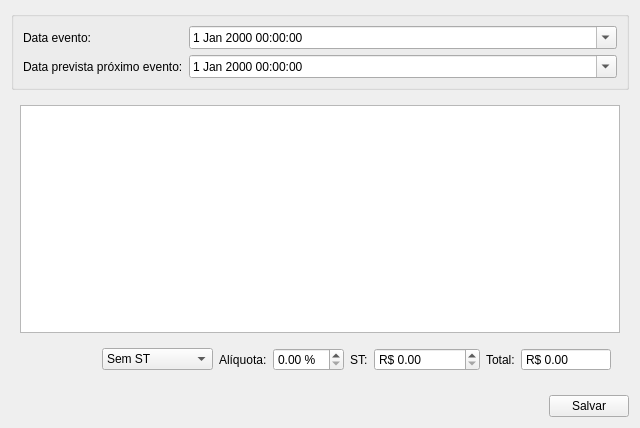
<?xml version="1.0" encoding="UTF-8"?>
<ui version="4.0">
 <class>InputDialogProduto</class>
 <widget class="QWidget" name="InputDialogProduto">
  <property name="geometry">
   <rect>
    <x>0</x>
    <y>0</y>
    <width>636</width>
    <height>428</height>
   </rect>
  </property>
  <property name="windowTitle">
   <string>Informações</string>
  </property>
  <layout class="QGridLayout" name="gridLayout">
   <item row="0" column="0">
    <widget class="QGroupBox" name="frameData">
     <layout class="QGridLayout" name="gridLayout_4">
      <item row="1" column="0">
       <widget class="QLabel" name="labelProximoEvento">
        <property name="text">
         <string>Data prevista próximo evento:</string>
        </property>
       </widget>
      </item>
      <item row="0" column="0">
       <widget class="QLabel" name="labelEvento">
        <property name="text">
         <string>Data evento:</string>
        </property>
       </widget>
      </item>
      <item row="0" column="1">
       <widget class="QDateTimeEdit" name="dateEditEvento">
        <property name="sizePolicy">
         <sizepolicy hsizetype="Expanding" vsizetype="Fixed">
          <horstretch>0</horstretch>
          <verstretch>0</verstretch>
         </sizepolicy>
        </property>
        <property name="calendarPopup">
         <bool>true</bool>
        </property>
       </widget>
      </item>
      <item row="1" column="1">
       <widget class="QDateTimeEdit" name="dateEditProximo">
        <property name="sizePolicy">
         <sizepolicy hsizetype="Expanding" vsizetype="Fixed">
          <horstretch>0</horstretch>
          <verstretch>0</verstretch>
         </sizepolicy>
        </property>
        <property name="calendarPopup">
         <bool>true</bool>
        </property>
       </widget>
      </item>
     </layout>
    </widget>
   </item>
   <item row="1" column="0">
    <widget class="QFrame" name="frameDataPreco">
     <layout class="QGridLayout" name="gridLayout_5">
      <item row="2" column="1">
       <widget class="QFrame" name="frameTotal">
        <layout class="QHBoxLayout" name="horizontalLayout_3">
         <item>
          <spacer name="horizontalSpacer_6">
           <property name="orientation">
            <enum>Qt::Horizontal</enum>
           </property>
           <property name="sizeHint" stdset="0">
            <size>
             <width>40</width>
             <height>20</height>
            </size>
           </property>
          </spacer>
         </item>
         <item>
          <widget class="QComboBox" name="comboBoxST">
           <item>
            <property name="text">
             <string>Sem ST</string>
            </property>
           </item>
           <item>
            <property name="text">
             <string>ST Fornecedor</string>
            </property>
           </item>
           <item>
            <property name="text">
             <string>ST Loja</string>
            </property>
           </item>
          </widget>
         </item>
         <item>
          <widget class="QLabel" name="labelAliquota">
           <property name="text">
            <string>Alíquota:</string>
           </property>
          </widget>
         </item>
         <item>
          <widget class="QDoubleSpinBox" name="doubleSpinBoxAliquota">
           <property name="suffix">
            <string> %</string>
           </property>
          </widget>
         </item>
         <item>
          <widget class="QLabel" name="labelST">
           <property name="text">
            <string>ST:</string>
           </property>
          </widget>
         </item>
         <item>
          <widget class="QDoubleSpinBox" name="doubleSpinBoxST">
           <property name="sizePolicy">
            <sizepolicy hsizetype="Minimum" vsizetype="Fixed">
             <horstretch>0</horstretch>
             <verstretch>0</verstretch>
            </sizepolicy>
           </property>
           <property name="readOnly">
            <bool>false</bool>
           </property>
           <property name="showGroupSeparator" stdset="0">
            <bool>true</bool>
           </property>
           <property name="prefix">
            <string>R$ </string>
           </property>
           <property name="maximum">
            <double>999999.989999999990687</double>
           </property>
          </widget>
         </item>
         <item>
          <widget class="QLabel" name="labelTotal">
           <property name="text">
            <string>Total:</string>
           </property>
          </widget>
         </item>
         <item>
          <widget class="QDoubleSpinBox" name="doubleSpinBoxTotal">
           <property name="sizePolicy">
            <sizepolicy hsizetype="Minimum" vsizetype="Fixed">
             <horstretch>0</horstretch>
             <verstretch>0</verstretch>
            </sizepolicy>
           </property>
           <property name="readOnly">
            <bool>true</bool>
           </property>
           <property name="buttonSymbols">
            <enum>QAbstractSpinBox::NoButtons</enum>
           </property>
           <property name="showGroupSeparator" stdset="0">
            <bool>true</bool>
           </property>
           <property name="prefix">
            <string>R$ </string>
           </property>
           <property name="maximum">
            <double>999999.989999999990687</double>
           </property>
          </widget>
         </item>
        </layout>
       </widget>
      </item>
      <item row="1" column="0" colspan="2">
       <widget class="TableView" name="table">
        <property name="minimumSize">
         <size>
          <width>600</width>
          <height>0</height>
         </size>
        </property>
        <property name="mouseTracking">
         <bool>true</bool>
        </property>
        <property name="selectionMode">
         <enum>QAbstractItemView::MultiSelection</enum>
        </property>
        <property name="selectionBehavior">
         <enum>QAbstractItemView::SelectRows</enum>
        </property>
       </widget>
      </item>
     </layout>
    </widget>
   </item>
   <item row="2" column="0">
    <layout class="QHBoxLayout" name="horizontalLayout">
     <item>
      <spacer name="horizontalSpacer">
       <property name="orientation">
        <enum>Qt::Horizontal</enum>
       </property>
       <property name="sizeHint" stdset="0">
        <size>
         <width>40</width>
         <height>20</height>
        </size>
       </property>
      </spacer>
     </item>
     <item>
      <widget class="QPushButton" name="pushButtonSalvar">
       <property name="sizePolicy">
        <sizepolicy hsizetype="Fixed" vsizetype="Fixed">
         <horstretch>0</horstretch>
         <verstretch>0</verstretch>
        </sizepolicy>
       </property>
       <property name="text">
        <string>Salvar</string>
       </property>
       <property name="autoDefault">
        <bool>false</bool>
       </property>
      </widget>
     </item>
    </layout>
   </item>
  </layout>
 </widget>
 <customwidgets>
  <customwidget>
   <class>TableView</class>
   <extends>QTableView</extends>
   <header>src/tableview.h</header>
  </customwidget>
 </customwidgets>
 <resources/>
 <connections/>
</ui>
